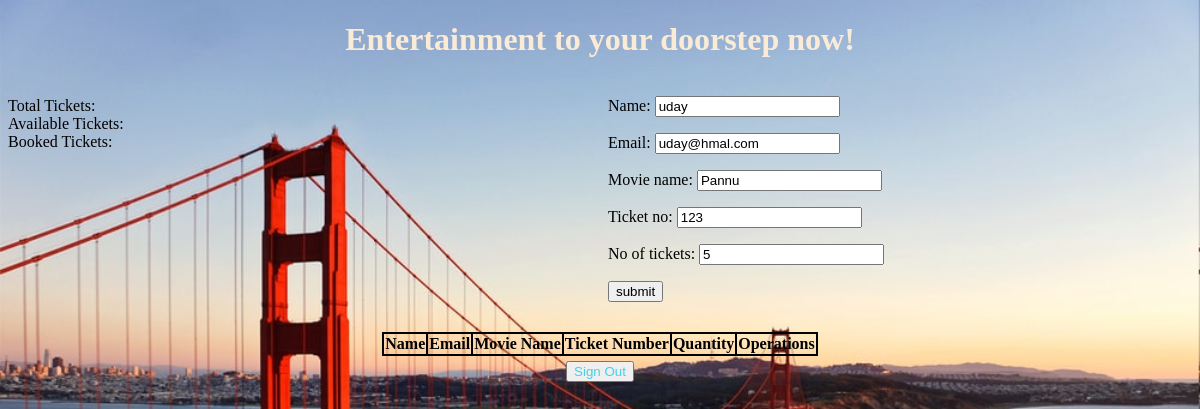
Page /edit/2 on the committed database.
### book_app/models.py (models this page shows)
class TicketBookModel(models.Model):
    name = models.CharField(max_length=30)
    email = models.EmailField(max_length=30, default=None)
    movie_name = models.CharField(max_length=30)
    ticket_no = models.IntegerField()
    no_of_tickets = models.IntegerField()

### book_app/views.py (the view)
# urls.py: path('edit/<int:id>', views.update_ticket, name = 'update_ticket'),
def update_ticket(request, id):
    ticket = TicketBookModel.objects.get(pk=id)
    form = Ticket_forms(request.POST, instance = ticket)
    if form.is_valid():
        form.save()
        return redirect("/show")
    else:
        pi = TicketBookModel.objects.get(pk=id)
        form = Ticket_forms(instance=pi)
    return render(request, 'show.html', {'form': form})

### book_app/forms.py
class Ticket_forms(forms.ModelForm):
    class Meta:
        model = TicketBookModel
        fields = '__all__'

### templates/show.html (shortened to what this page needs)
<!DOCTYPE html>
{% load static %}
<html lang="en">
<head>
</head>
<body>
    <h1 style="font-family: cursive; color: antiquewhite; text-align: center;">Entertainment to your doorstep now!</h1>
    <form action="" method="POST">
        <div style="width: 100%; display: table;">
            <div style="display: table-row">
                <div style="width: 600px; display: table-cell;">
                <div>
                    <label for="">Total Tickets: {{total}}</label>
                </div>
                <div>
                    <label for="">Available Tickets: {{remain}}</label>
                </div>
                <div>
                    <label for="">Booked Tickets: {{booked}}</label>
                </div>
                </div>
                <div style="display: table-cell;">
                    {{form.as_p}}
                    <input type="submit" value="submit">
                </div>
            </div>
        </div>
        </form>
        <div>
            <center><table style = 'margin-top: 30px;'>
                <thead class="thead-dark">
                <tr>
                    <th>Name</th>
                    <th>Email</th>
                    <th>Movie Name</th>
                    <th>Ticket Number</th>
                    <th>Quantity</th>
                    <th>Operations</th>
                </tr>
                </thead>
            </table>  </center>
        </div>
    <center><button onclick="document.location.href='/logout';" style="color: rgb(65, 209, 235); margin-top: 5px;" class="close">Sign Out</button></center>
</body>
</html>

### rows in the picture
TicketBookModel: name "uday", email "uday@hmal.com", movie_name "Pannu", ticket_no "123", no_of_tickets "5"
